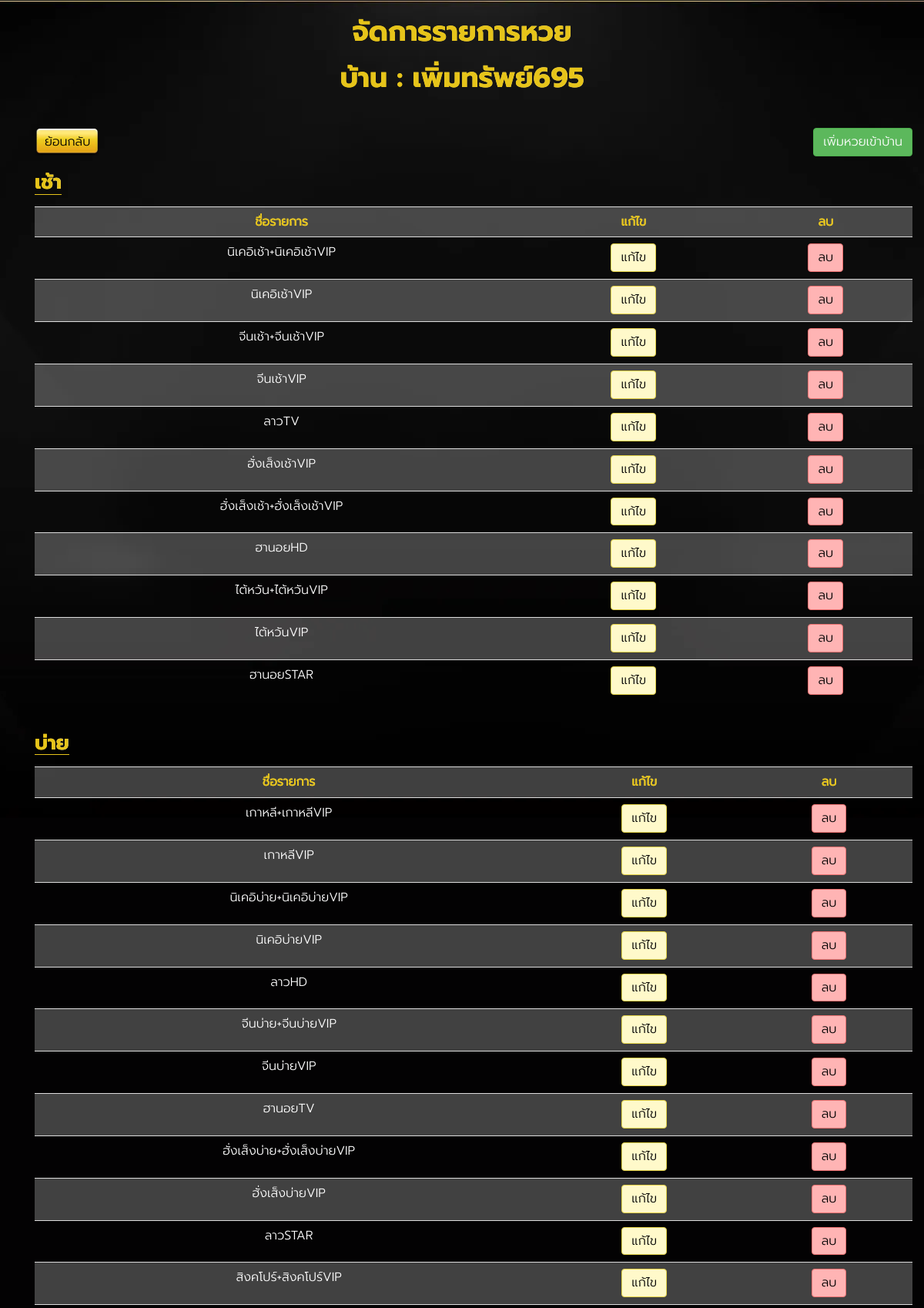
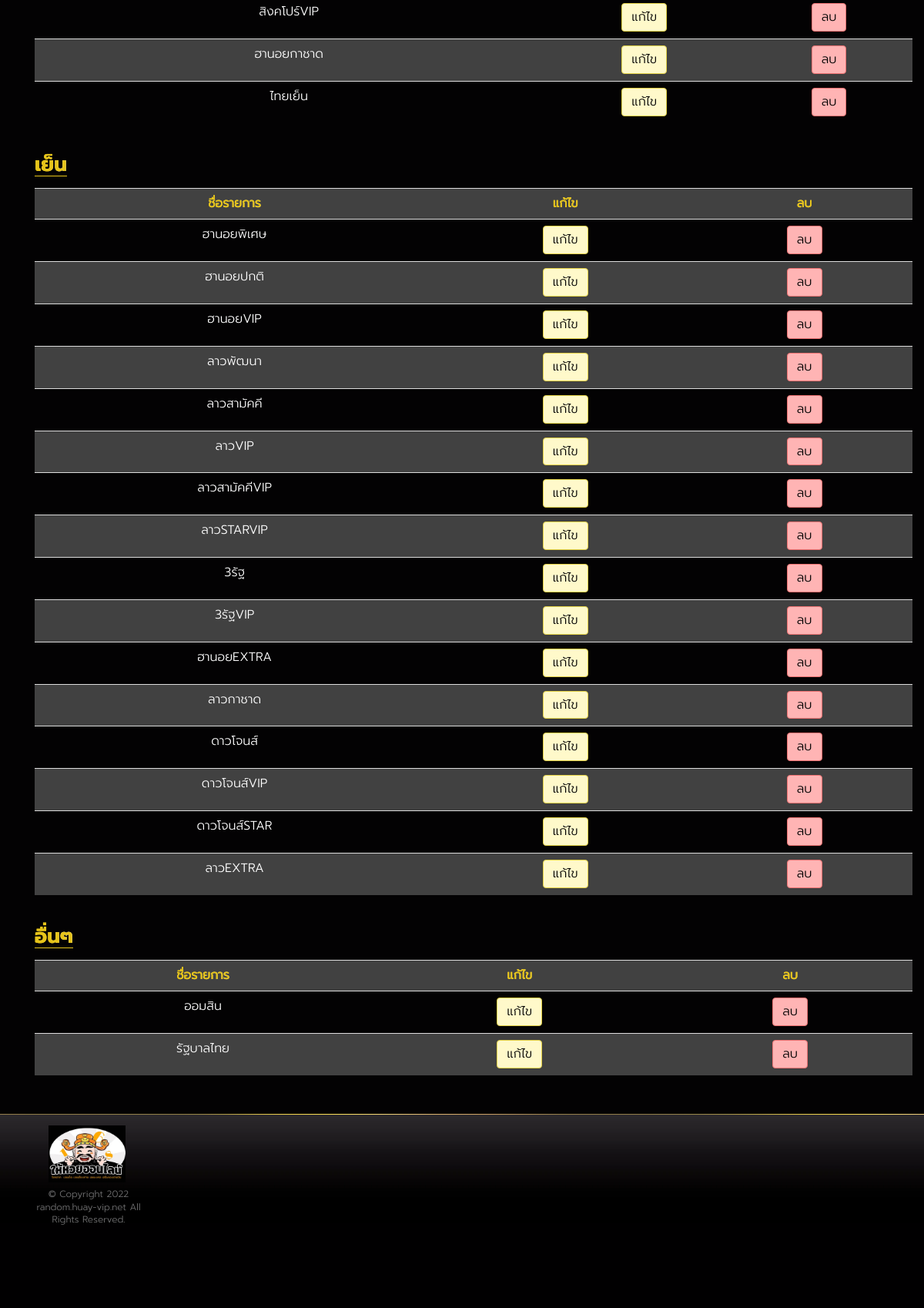
/backend/huay/type/list/permsub695 (signed in), run on the app's committed database (2 pictures, top to bottom).
### huayrandom/models.py (models this page shows, shortened)
class ProfileModel(models.Model):
    user = models.OneToOneField(User, on_delete=models.CASCADE)
    house_name = models.CharField(default='None', max_length=255)
    usertype = models.CharField(default='random', max_length=255)
    status = models.BooleanField(default=True)
    expire_date = models.DateTimeField(null=True, blank=True)
    credit_shop = models.BooleanField(default=True)
    random_mode = models.CharField(default='random_any', max_length=255)

class HuayListModel(models.Model):
    short_name = models.CharField(default='None', max_length=255)
    full_name = models.CharField(default='None', max_length=255)
    page_name = models.CharField(default='None', max_length=255)
    time = models.TimeField()
    link = models.CharField(default='None', max_length=255)

### huayrandom/views.py (the view)
@login_required
def ListHuayType(request, username):
    context = {}
    userObject = User.objects.get(username=username)
    huayTypeObject = HuayTypeModel.objects.filter(user=userObject)
    huayIdMorningList = []
    huayFullNameMorningList = []
    huayIdAfternoonList = []
    huayFullNameAfternoonList = []
    huayIdEveningList = []
    huayFullNameEveningList = []
    huayIdOtherList = []
    huayFullNameOtherList = []
    for item in huayTypeObject:
        time = str(item.huay_list.time)
        if time == "07:00:00":
            huayIdMorningList.append(item.id)
            huayFullNameMorningList.append(item.huay_list.full_name)
        elif time == "13:00:00":
            huayIdAfternoonList.append(item.id)
            huayFullNameAfternoonList.append(item.huay_list.full_name)
        elif time == "19:00:00":
            huayIdEveningList.append(item.id)
            huayFullNameEveningList.append(item.huay_list.full_name)
        elif time == "20:00:00":
            huayIdOtherList.append(item.id)
            huayFullNameOtherList.append(item.huay_list.full_name)
    zipDataForLoopMorning = zip(huayIdMorningList,
                                huayFullNameMorningList)
    zipDataForLoopAfternoon = zip(huayIdAfternoonList,
                                  huayFullNameAfternoonList)
    zipDataForLoopEvening = zip(huayIdEveningList,
                                huayFullNameEveningList)
    zipDataForLoopOther = zip(huayIdOtherList,
                              huayFullNameOtherList)
    profileObject = ProfileModel.objects.get(user=userObject)
    if 'status' in request.session:
        context['status'] = request.session['status']
        request.session['status'] = ''  # clear stuck status in session
    if 'statusdel' in request.session:
        context['statusdel'] = request.session['statusdel']
        request.session['statusdel'] = ''  # clear stuck error in session
    context['username'] = username
    context['houseName'] = profileObject.house_name
    context['zipDataForLoopMorning'] = zipDataForLoopMorning
    context['zipDataForLoopAfternoon'] = zipDataForLoopAfternoon
    context['zipDataForLoopEvening'] = zipDataForLoopEvening
    context['zipDataForLoopOther'] = zipDataForLoopOther
    return render(request, 'huay_type/list_huay_type.html', context)

### huayrandom/templates/huay_type/list_huay_type.html (shortened to what this page needs)
{% extends 'component/layout.html' %}
{%block content%}
<div class="wrap">
  <section class="slot-home-body">
    <div class="container">
      <div>
        <h1 class="shine-text big-font text-center">จัดการรายการหวย</h1>
        <h1 class="shine-text big-font text-center">บ้าน : {{houseName}}</h1>
      </div>
      <section class="content">
        <div class="container">
          <div class="row">
            <div class="col-sm-6 text-left d-block">
              <a href="/backend/" class="btn btn-default">ย้อนกลับ</a>
            </div>
            <div class="col-sm-6 text-right d-block">
              <a class="btn btn-success font-color-white" href="/backend/huay/type/add/{{username}}">เพิ่มหวยเข้าบ้าน</a>
            </div>
          </div>
          <div class="slot-intro">
            <div class="d-flex justify-content-between">
              <div>
                <h3 class="title shine-text underline">เช้า</h3>
              </div>
            </div>
            <table class="table table-striped">
              <tr>
                <th class="text-center shine-text">ชื่อรายการ</th>
                <th class="text-center shine-text">แก้ไข</th>
                <th class="text-center shine-text">ลบ</th>
              </tr>
              {%for item1,item2 in zipDataForLoopMorning%}
              <tr>
                <td class="text-center">
                  <div class="form-group">
                    {{item2}}
                  </div>
                </td>
                <td class="text-center">
                  <a href="/backend/huay/type/edit/{{username}}/{{item1}}" class="btn btn-yellow"
                    style="color:black;">แก้ไข</a>
                </td>
                <td class="text-center">
                  <a href="/backend/huay/type/del/{{username}}/{{item1}}" class="btn btn-pink" style="color:black;">ลบ</a>
                </td>
              </tr>
              {%endfor%}
            </table>
          </div>
          <div class="slot-intro">
            <div class="d-flex justify-content-between">
              <div>
                <h3 class="title shine-text underline">บ่าย</h3>
              </div>
            </div>
            <table class="table table-striped">
              <tr>
                <th class="text-center shine-text">ชื่อรายการ</th>
                <th class="text-center shine-text">แก้ไข</th>
                <th class="text-center shine-text">ลบ</th>
              </tr>
              {%for item1,item2 in zipDataForLoopAfternoon%}
              <tr>
                <td class="text-center">
                  <div class="form-group">
                    {{item2}}
                  </div>
                </td>
                <td class="text-center">
                  <a href="/backend/huay/type/edit/{{username}}/{{item1}}" class="btn btn-yellow"
                    style="color:black;">แก้ไข</a>
                </td>
                <td class="text-center">
                  <a href="/backend/huay/type/del/{{username}}/{{item1}}" class="btn btn-pink" style="color:black;">ลบ</a>
                </td>
              </tr>
              {%endfor%}
            </table>
          </div>
          <div class="slot-intro">
            <div class="d-flex justify-content-between">
              <div>
                <h3 class="title shine-text underline">เย็น</h3>
              </div>
            </div>
            <table class="table table-striped">
              <tr>
                <th class="text-center shine-text">ชื่อรายการ</th>
                <th class="text-center shine-text">แก้ไข</th>
                <th class="text-center shine-text">ลบ</th>
              </tr>
              {%for item1,item2 in zipDataForLoopEvening%}
              <tr>
                <td class="text-center">
                  <div class="form-group">
                    {{item2}}
                  </div>
                </td>
                <td class="text-center">
                  <a href="/backend/huay/type/edit/{{username}}/{{item1}}" class="btn btn-yellow"
                    style="color:black;">แก้ไข</a>
                </td>
                <td class="text-center">
                  <a href="/backend/huay/type/del/{{username}}/{{item1}}" class="btn btn-pink" style="color:black;">ลบ</a>
                </td>
              </tr>
              {%endfor%}
            </table>
          </div>
          <div class="slot-intro">
            <div class="d-flex justify-content-between">
              <div>
                <h3 class="title shine-text underline">อื่นๆ</h3>
              </div>
            </div>
            <table class="table table-striped">
              <tr>
                <th class="text-center shine-text">ชื่อรายการ</th>
                <th class="text-center shine-text">แก้ไข</th>
                <th class="text-center shine-text">ลบ</th>
              </tr>
              {%for item1,item2 in zipDataForLoopOther%}
              <tr>
                <td class="text-center">
                  <div class="form-group">
                    {{item2}}
                  </div>
                </td>
                <td class="text-center">
                  <a href="/backend/huay/type/edit/{{username}}/{{item1}}" class="btn btn-yellow"
                    style="color:black;">แก้ไข</a>
                </td>
                <td class="text-center">
                  <a href="/backend/huay/type/del/{{username}}/{{item1}}" class="btn btn-pink" style="color:black;">ลบ</a>
                </td>
              </tr>
              {%endfor%}
            </table>
          </div>
        </div>
      </section>
    </div>
    {%endblock content%}

### static/assets/css/style.css (style rules this page uses)
body { background: #030203; color: #fff; font-family: 'Prompt-Light'; font-size: 21px; }
h1, h2, h3 { color: #e6c41a; font-family: 'Prompt' }
h2.title, h3.title { font-size: 26px; border-bottom: 1px solid #e6c41a }
a { color: #fff; -moz-transition: ease .3s; -o-transition: ease .3s; -webkit-transition: ease .3s; transition: ease .3s }
.wrap { background: url("/static/images/background/bkg_livecasino.webp") top center no-repeat; padding-top: 1px }
.content { padding: 30px 0 0px }
.content a { color: #e6c41a }
.shine-text { background: linear-gradient(to right, #e6c41a 20%, #ffffff 40%, #ffffff 60%, #e6c41a 80%); background-size: 200% auto; color: #e6c41a; background-clip: text; text-fill-color: transparent; -webkit-background-clip: text; animation: shine 2s linear infinite; margin-bottom: 15px }
.slot-intro { font-size: 16px }
.btn { font-size: 22px }
.btn.btn-default { background: url("/static/images/component/btn_bg.webp") top center no-repeat; background-size: 100% 100%; border-color: transparent; color: #000 }

### static/assets/css/style-custom.css (style rules this page uses)
body { font-family: "Prompt-Light" !important; font-size: 10px; background-image: url("/static/images/background/bdg.webp"); }
.table-striped>tbody>tr:nth-of-type(odd) { background-color: #f9f9f940; }
.btn-pink { color:#000; background-color: #FFB4B4; border-color:#ee7272; }
.btn-yellow { color:#000; background-color: #FFF9CA; border-color:#e5d246; }
.text-left { text-align: left!important; }
.text-right { text-align: right!important; }
.d-block { display:block!important; }
.font-color-white { color:#ffffff!important; }
.btn { font-size: 16px; }
.d-flex { display: flex !important; }
.justify-content-between { justify-content: space-between; }
.row .col-lg-3, .row .col-md-4, .row .col-sm-6 { justify-content: center; display: flex; }

### data on the page
ProfileModel: house_name "เพิ่มทรัพย์695"
HuayListModel: zipDataForLoopMorning "นิเคอิเช้า+นิเคอิเช้าVIP"
HuayListModel: zipDataForLoopMorning "นิเคอิเช้าVIP"
HuayListModel: zipDataForLoopMorning "จีนเช้า+จีนเช้าVIP"
HuayListModel: zipDataForLoopMorning "จีนเช้าVIP"
HuayListModel: zipDataForLoopMorning "ลาวTV"
HuayListModel: zipDataForLoopMorning "ฮั่งเส็งเช้าVIP"
HuayListModel: zipDataForLoopMorning "ฮั่งเส็งเช้า+ฮั่งเส็งเช้าVIP"
HuayListModel: zipDataForLoopMorning "ฮานอยHD"
HuayListModel: zipDataForLoopMorning "ไต้หวัน+ไต้หวันVIP"
HuayListModel: zipDataForLoopMorning "ไต้หวันVIP"
HuayListModel: zipDataForLoopMorning "ฮานอยSTAR"
HuayListModel: zipDataForLoopAfternoon "เกาหลี+เกาหลีVIP"
HuayListModel: zipDataForLoopAfternoon "เกาหลีVIP"
HuayListModel: zipDataForLoopAfternoon "นิเคอิบ่าย+นิเคอิบ่ายVIP"
HuayListModel: zipDataForLoopAfternoon "นิเคอิบ่ายVIP"
HuayListModel: zipDataForLoopAfternoon "ลาวHD"
HuayListModel: zipDataForLoopAfternoon "จีนบ่าย+จีนบ่ายVIP"
HuayListModel: zipDataForLoopAfternoon "จีนบ่ายVIP"
HuayListModel: zipDataForLoopAfternoon "ฮานอยTV"
HuayListModel: zipDataForLoopAfternoon "ฮั่งเส็งบ่าย+ฮั่งเส็งบ่ายVIP"
HuayListModel: zipDataForLoopAfternoon "ฮั่งเส็งบ่ายVIP"
HuayListModel: zipDataForLoopAfternoon "ลาวSTAR"
HuayListModel: zipDataForLoopAfternoon "สิงคโปร์+สิงคโปร์VIP"
HuayListModel: zipDataForLoopAfternoon "สิงคโปร์VIP"
HuayListModel: zipDataForLoopAfternoon "ฮานอยกาชาด"
HuayListModel: zipDataForLoopAfternoon "ไทยเย็น"
HuayListModel: zipDataForLoopEvening "ฮานอยพิเศษ"
HuayListModel: zipDataForLoopEvening "ฮานอยปกติ"
HuayListModel: zipDataForLoopEvening "ฮานอยVIP"
HuayListModel: zipDataForLoopEvening "ลาวพัฒนา"
HuayListModel: zipDataForLoopEvening "ลาวสามัคคี"
HuayListModel: zipDataForLoopEvening "ลาวVIP"
HuayListModel: zipDataForLoopEvening "ลาวสามัคคีVIP"
HuayListModel: zipDataForLoopEvening "ลาวSTARVIP"
HuayListModel: zipDataForLoopEvening "3รัฐ"
HuayListModel: zipDataForLoopEvening "3รัฐVIP"
HuayListModel: zipDataForLoopEvening "ฮานอยEXTRA"
HuayListModel: zipDataForLoopEvening "ลาวกาชาด"
HuayListModel: zipDataForLoopEvening "ดาวโจนส์"
HuayListModel: zipDataForLoopEvening "ดาวโจนส์VIP"
HuayListModel: zipDataForLoopEvening "ดาวโจนส์STAR"
HuayListModel: zipDataForLoopEvening "ลาวEXTRA"
HuayListModel: zipDataForLoopOther "ออมสิน"
HuayListModel: zipDataForLoopOther "รัฐบาลไทย"
